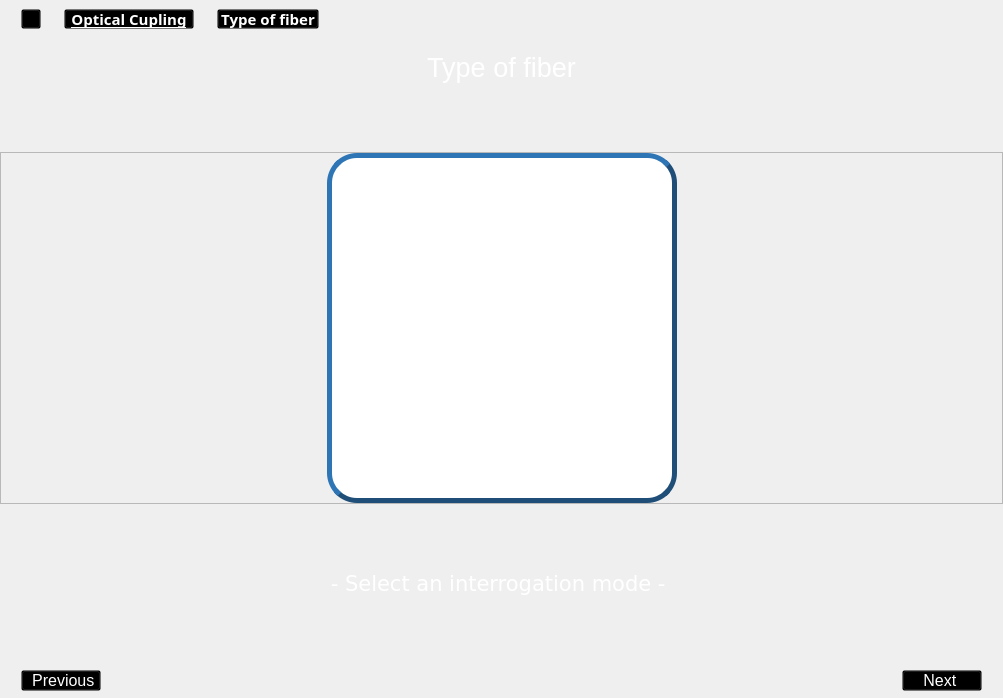
        <widget class="QWidget" name="select_fiber_window">
         <layout class="QVBoxLayout" name="verticalLayout_22">
          <property name="spacing">
           <number>0</number>
          </property>
          <property name="leftMargin">
           <number>0</number>
          </property>
          <property name="topMargin">
           <number>0</number>
          </property>
          <property name="rightMargin">
           <number>0</number>
          </property>
          <property name="bottomMargin">
           <number>0</number>
          </property>
          <item>
           <widget class="QFrame" name="frame_hierarq_7">
            <property name="styleSheet">
             <string notr="true">background:transparent;</string>
            </property>
            <property name="frameShape">
             <enum>QFrame::StyledPanel</enum>
            </property>
            <property name="frameShadow">
             <enum>QFrame::Raised</enum>
            </property>
            <layout class="QHBoxLayout" name="horizontalLayout_46">
             <property name="spacing">
              <number>8</number>
             </property>
             <property name="leftMargin">
              <number>20</number>
             </property>
             <property name="topMargin">
              <number>8</number>
             </property>
             <property name="rightMargin">
              <number>8</number>
             </property>
             <property name="bottomMargin">
              <number>8</number>
             </property>
             <item>
              <widget class="QPushButton" name="btn_home_6">
               <property name="minimumSize">
                <size>
                 <width>20</width>
                 <height>20</height>
                </size>
               </property>
               <property name="maximumSize">
                <size>
                 <width>20</width>
                 <height>20</height>
                </size>
               </property>
               <property name="cursor">
                <cursorShape>PointingHandCursor</cursorShape>
               </property>
               <property name="text">
                <string/>
               </property>
               <property name="icon">
                <iconset resource="icons_.qrc">
                 <normaloff>:/icons/icons/casa.png</normaloff>:/icons/icons/casa.png</iconset>
               </property>
               <property name="iconSize">
                <size>
                 <width>20</width>
                 <height>20</height>
                </size>
               </property>
              </widget>
             </item>
             <item>
              <widget class="QLabel" name="label_10">
               <property name="maximumSize">
                <size>
                 <width>10</width>
                 <height>10</height>
                </size>
               </property>
               <property name="text">
                <string/>
               </property>
               <property name="pixmap">
                <pixmap resource="icons_.qrc">:/icons/icons/simbolo-de-setas-duplas-para-a-direita-para-avancar.png</pixmap>
               </property>
               <property name="scaledContents">
                <bool>true</bool>
               </property>
              </widget>
             </item>
             <item>
              <widget class="QPushButton" name="btn_coupling_5">
               <property name="sizePolicy">
                <sizepolicy hsizetype="Maximum" vsizetype="Fixed">
                 <horstretch>0</horstretch>
                 <verstretch>0</verstretch>
                </sizepolicy>
               </property>
               <property name="minimumSize">
                <size>
                 <width>130</width>
                 <height>20</height>
                </size>
               </property>
               <property name="maximumSize">
                <size>
                 <width>130</width>
                 <height>20</height>
                </size>
               </property>
               <property name="font">
                <font>
                 <family>Segoe UI Semibold</family>
                 <pointsize>11</pointsize>
                 <bold>true</bold>
                 <underline>true</underline>
                </font>
               </property>
               <property name="cursor">
                <cursorShape>PointingHandCursor</cursorShape>
               </property>
               <property name="styleSheet">
                <string notr="true">color: rgb(255, 255, 255);</string>
               </property>
               <property name="text">
                <string>Optical Cupling</string>
               </property>
               <property name="checked">
                <bool>false</bool>
               </property>
              </widget>
             </item>
             <item>
              <widget class="QLabel" name="label_31">
               <property name="maximumSize">
                <size>
                 <width>10</width>
                 <height>10</height>
                </size>
               </property>
               <property name="text">
                <string/>
               </property>
               <property name="pixmap">
                <pixmap resource="icons_.qrc">:/icons/icons/simbolo-de-setas-duplas-para-a-direita-para-avancar.png</pixmap>
               </property>
               <property name="scaledContents">
                <bool>true</bool>
               </property>
              </widget>
             </item>
             <item>
              <widget class="QPushButton" name="btn_fiber_type">
               <property name="sizePolicy">
                <sizepolicy hsizetype="Maximum" vsizetype="Fixed">
                 <horstretch>0</horstretch>
                 <verstretch>0</verstretch>
                </sizepolicy>
               </property>
               <property name="minimumSize">
                <size>
                 <width>100</width>
                 <height>20</height>
                </size>
               </property>
               <property name="maximumSize">
                <size>
                 <width>170</width>
                 <height>20</height>
                </size>
               </property>
               <property name="font">
                <font>
                 <family>Segoe UI Semibold</family>
                 <pointsize>11</pointsize>
                 <bold>true</bold>
                 <underline>false</underline>
                </font>
               </property>
               <property name="cursor">
                <cursorShape>PointingHandCursor</cursorShape>
               </property>
               <property name="autoFillBackground">
                <bool>false</bool>
               </property>
               <property name="styleSheet">
                <string notr="true">color: rgb(255, 255, 255);</string>
               </property>
               <property name="text">
                <string>Type of fiber</string>
               </property>
               <property name="checkable">
                <bool>false</bool>
               </property>
               <property name="checked">
                <bool>false</bool>
               </property>
               <property name="autoDefault">
                <bool>false</bool>
               </property>
               <property name="default">
                <bool>false</bool>
               </property>
              </widget>
             </item>
             <item>
              <spacer name="horizontalSpacer_82">
               <property name="orientation">
                <enum>Qt::Horizontal</enum>
               </property>
               <property name="sizeHint" stdset="0">
                <size>
                 <width>675</width>
                 <height>15</height>
                </size>
               </property>
              </spacer>
             </item>
            </layout>
           </widget>
          </item>
          <item>
           <widget class="QLabel" name="label_interrogation_2">
            <property name="minimumSize">
             <size>
              <width>0</width>
              <height>60</height>
             </size>
            </property>
            <property name="font">
             <font>
              <pointsize>20</pointsize>
             </font>
            </property>
            <property name="text">
             <string>&lt;html&gt;&lt;head/&gt;&lt;body&gt;&lt;p align=&quot;center&quot;&gt;&lt;span style=&quot; color:#ffffff;&quot;&gt;Type of fiber&lt;/span&gt;&lt;/p&gt;&lt;/body&gt;&lt;/html&gt;</string>
            </property>
           </widget>
          </item>
          <item>
           <spacer name="verticalSpacer_26">
            <property name="orientation">
             <enum>Qt::Vertical</enum>
            </property>
            <property name="sizeType">
             <enum>QSizePolicy::Expanding</enum>
            </property>
            <property name="sizeHint" stdset="0">
             <size>
              <width>20</width>
              <height>54</height>
             </size>
            </property>
           </spacer>
          </item>
          <item>
           <widget class="QFrame" name="frame_fiber">
            <property name="minimumSize">
             <size>
              <width>680</width>
              <height>350</height>
             </size>
            </property>
            <property name="frameShape">
             <enum>QFrame::StyledPanel</enum>
            </property>
            <property name="frameShadow">
             <enum>QFrame::Raised</enum>
            </property>
            <layout class="QHBoxLayout" name="horizontalLayout_45">
             <property name="spacing">
              <number>0</number>
             </property>
             <property name="leftMargin">
              <number>0</number>
             </property>
             <property name="topMargin">
              <number>0</number>
             </property>
             <property name="rightMargin">
              <number>0</number>
             </property>
             <property name="bottomMargin">
              <number>0</number>
             </property>
             <item>
              <spacer name="horizontalSpacer_79">
               <property name="orientation">
                <enum>Qt::Horizontal</enum>
               </property>
               <property name="sizeHint" stdset="0">
                <size>
                 <width>40</width>
                 <height>20</height>
                </size>
               </property>
              </spacer>
             </item>
             <item>
              <widget class="QPushButton" name="cladding_remove_btn">
               <property name="sizePolicy">
                <sizepolicy hsizetype="Minimum" vsizetype="Preferred">
                 <horstretch>0</horstretch>
                 <verstretch>0</verstretch>
                </sizepolicy>
               </property>
               <property name="minimumSize">
                <size>
                 <width>350</width>
                 <height>350</height>
                </size>
               </property>
               <property name="maximumSize">
                <size>
                 <width>350</width>
                 <height>350</height>
                </size>
               </property>
               <property name="cursor">
                <cursorShape>PointingHandCursor</cursorShape>
               </property>
               <property name="styleSheet">
                <string notr="true">QPushButton{
background-color: rgb(255, 255, 255);
border-color: rgb(31, 78, 121);
border-radius: 30px;
border-style: outset;
border-width: 5px;}

QPushButton:hover{ border-color: rgb(255, 170, 0);}

QPushButton:checked{ border-color: rgb(0, 170, 0);}
</string>
               </property>
               <property name="text">
                <string/>
               </property>
               <property name="icon">
                <iconset resource="icons_.qrc">
                 <normaloff>:/icons/icons/aim.png</normaloff>:/icons/icons/aim.png</iconset>
               </property>
               <property name="iconSize">
                <size>
                 <width>330</width>
                 <height>330</height>
                </size>
               </property>
               <property name="checkable">
                <bool>true</bool>
               </property>
               <property name="autoExclusive">
                <bool>true</bool>
               </property>
              </widget>
             </item>
             <item>
              <spacer name="horizontalSpacer_81">
               <property name="orientation">
                <enum>Qt::Horizontal</enum>
               </property>
               <property name="sizeHint" stdset="0">
                <size>
                 <width>40</width>
                 <height>20</height>
                </size>
               </property>
              </spacer>
             </item>
            </layout>
           </widget>
          </item>
          <item>
           <spacer name="verticalSpacer_28">
            <property name="orientation">
             <enum>Qt::Vertical</enum>
            </property>
            <property name="sizeHint" stdset="0">
             <size>
              <width>20</width>
              <height>55</height>
             </size>
            </property>
           </spacer>
          </item>
          <item>
           <widget class="QLabel" name="warning_inter_2">
            <property name="sizePolicy">
             <sizepolicy hsizetype="Preferred" vsizetype="Minimum">
              <horstretch>0</horstretch>
              <verstretch>0</verstretch>
             </sizepolicy>
            </property>
            <property name="minimumSize">
             <size>
              <width>50</width>
              <height>50</height>
             </size>
            </property>
            <property name="font">
             <font>
              <pointsize>16</pointsize>
             </font>
            </property>
            <property name="text">
             <string>&lt;html&gt;&lt;head/&gt;&lt;body&gt;&lt;pre align=&quot;center&quot; style=&quot; margin-top:12px; margin-bottom:12px; margin-left:0px; margin-right:0px; -qt-block-indent:0; text-indent:0px;&quot;&gt;&lt;a name=&quot;tw-target-text-container&quot;/&gt;&lt;span style=&quot; font-family:'monospace'; color:#ffffff;&quot;&gt;-&lt;/span&gt;&lt;span style=&quot; font-family:'monospace'; color:#ffffff;&quot;&gt; Select an interrogation mode - &lt;/span&gt;&lt;/pre&gt;&lt;/body&gt;&lt;/html&gt;</string>
            </property>
           </widget>
          </item>
          <item>
           <spacer name="verticalSpacer_27">
            <property name="orientation">
             <enum>Qt::Vertical</enum>
            </property>
            <property name="sizeHint" stdset="0">
             <size>
              <width>20</width>
              <height>54</height>
             </size>
            </property>
           </spacer>
          </item>
          <item>
           <widget class="QFrame" name="frame_next_previous_7">
            <property name="sizePolicy">
             <sizepolicy hsizetype="Preferred" vsizetype="Fixed">
              <horstretch>0</horstretch>
              <verstretch>0</verstretch>
             </sizepolicy>
            </property>
            <property name="maximumSize">
             <size>
              <width>16777215</width>
              <height>35</height>
             </size>
            </property>
            <property name="styleSheet">
             <string notr="true">background: transparent;</string>
            </property>
            <property name="frameShape">
             <enum>QFrame::StyledPanel</enum>
            </property>
            <property name="frameShadow">
             <enum>QFrame::Raised</enum>
            </property>
            <layout class="QHBoxLayout" name="horizontalLayout_39">
             <property name="spacing">
              <number>5</number>
             </property>
             <property name="leftMargin">
              <number>20</number>
             </property>
             <property name="topMargin">
              <number>6</number>
             </property>
             <property name="rightMargin">
              <number>20</number>
             </property>
             <property name="bottomMargin">
              <number>6</number>
             </property>
             <item>
              <widget class="QPushButton" name="prev_btn_inter_2">
               <property name="font">
                <font>
                 <pointsize>12</pointsize>
                </font>
               </property>
               <property name="cursor">
                <cursorShape>PointingHandCursor</cursorShape>
               </property>
               <property name="styleSheet">
                <string notr="true">color: rgb(255, 255, 255);</string>
               </property>
               <property name="text">
                <string> Previous</string>
               </property>
               <property name="icon">
                <iconset resource="icons_.qrc">
                 <normaloff>:/icons/icons/simbolo-de-setas-duplas-para-a-esquerda.png</normaloff>:/icons/icons/simbolo-de-setas-duplas-para-a-esquerda.png</iconset>
               </property>
               <property name="iconSize">
                <size>
                 <width>25</width>
                 <height>25</height>
                </size>
               </property>
              </widget>
             </item>
             <item>
              <spacer name="horizontalSpacer_78">
               <property name="orientation">
                <enum>Qt::Horizontal</enum>
               </property>
               <property name="sizeType">
                <enum>QSizePolicy::Expanding</enum>
               </property>
               <property name="sizeHint" stdset="0">
                <size>
                 <width>100</width>
                 <height>20</height>
                </size>
               </property>
              </spacer>
             </item>
             <item>
              <widget class="QPushButton" name="next_btn_inter_2">
               <property name="enabled">
                <bool>true</bool>
               </property>
               <property name="font">
                <font>
                 <pointsize>12</pointsize>
                </font>
               </property>
               <property name="cursor">
                <cursorShape>PointingHandCursor</cursorShape>
               </property>
               <property name="layoutDirection">
                <enum>Qt::RightToLeft</enum>
               </property>
               <property name="styleSheet">
                <string notr="true">color: rgb(255, 255, 255);</string>
               </property>
               <property name="text">
                <string>Next </string>
               </property>
               <property name="icon">
                <iconset resource="icons_.qrc">
                 <normaloff>:/icons/icons/simbolo-de-setas-duplas-para-a-direita-para-avancar.png</normaloff>:/icons/icons/simbolo-de-setas-duplas-para-a-direita-para-avancar.png</iconset>
               </property>
               <property name="iconSize">
                <size>
                 <width>25</width>
                 <height>25</height>
                </size>
               </property>
               <property name="checkable">
                <bool>false</bool>
               </property>
               <property name="checked">
                <bool>false</bool>
               </property>
              </widget>
             </item>
            </layout>
           </widget>
          </item>
         </layout>
        </widget>
